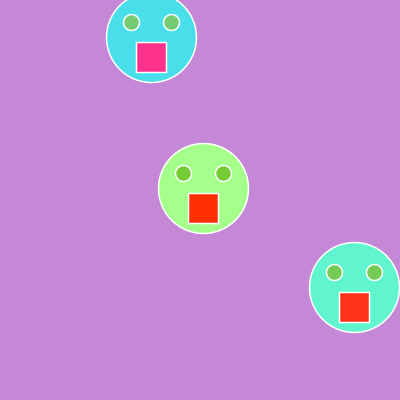
Frame 1 (no input)
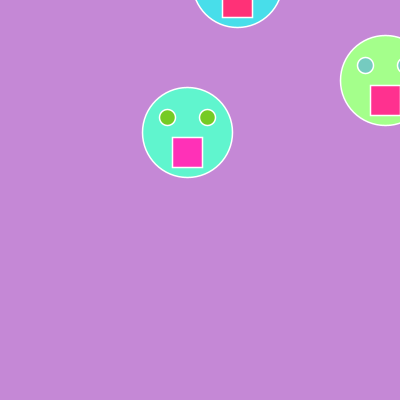
Frame 60 (the mouse pressed at the canvas centre just before this capture)
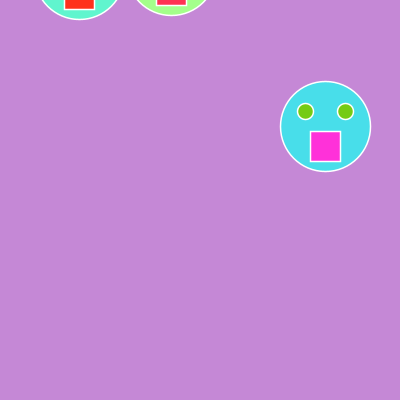
Frame 120 (the mouse held since frame 60 and released just before this capture)

The Processing sketch that drew these frames (run headless with seeded random() and noise(); from frame 60 on, the mouse is pressed at the canvas centre):

// Processing sketch: processing_43463
// ── processing_43463.pde

Face face1;
Face face2;
Face face3;


void setup() {
  size(400, 400);
  face1=new Face(color(72, 222, 234), 150, 100, 60, 60, 16);
  face2=new Face(color(96, 245, 206), 350, 350, 60, 60, 16);
  face3=new Face(color(164, 255, 139), 200, 250, 60, 60, 16);
}


void draw() {
  background(197,136,214);
  face1.move();
  face1.display();
  face2.move();
  face2.display();
  face3.move();
  face3.display();
}


class Face {
  color c;
  float x, y, w, h, eyeSize;
  float xspeed, yspeed;

  Face(color tempC, float tempX, float tempY, float tempW, float tempH, float tempEyeSize) {
    c=tempC;
    x=tempX;
    y=tempY;
    w=tempW;
    h=tempH;
    eyeSize=tempEyeSize;
    xspeed=random(-5, 5);
    yspeed=random(-5, 5);
  }

  void move() {
    x += xspeed;
    y += yspeed;
    if (x>width || x<0) {
      xspeed*=-1;
    }

    if (y>height || y<0) {
      yspeed*=-1;
    }
  }
  
  void display() {
    fill(c);
    ellipseMode(CENTER);
    rectMode(CENTER);
    strokeWeight(1.5);
    stroke(255);
    ellipse(x, y-h, w*1.5, h*1.5);
    fill(117, 203, random(255));
    ellipse(x-w/3, y-h-15, eyeSize, eyeSize);
    ellipse(x+w/3, y-h-15, eyeSize, eyeSize);
    stroke(255);
    fill(255,49,random(255));
    rect(x, y-40, w/2, h/2);

  }
}
